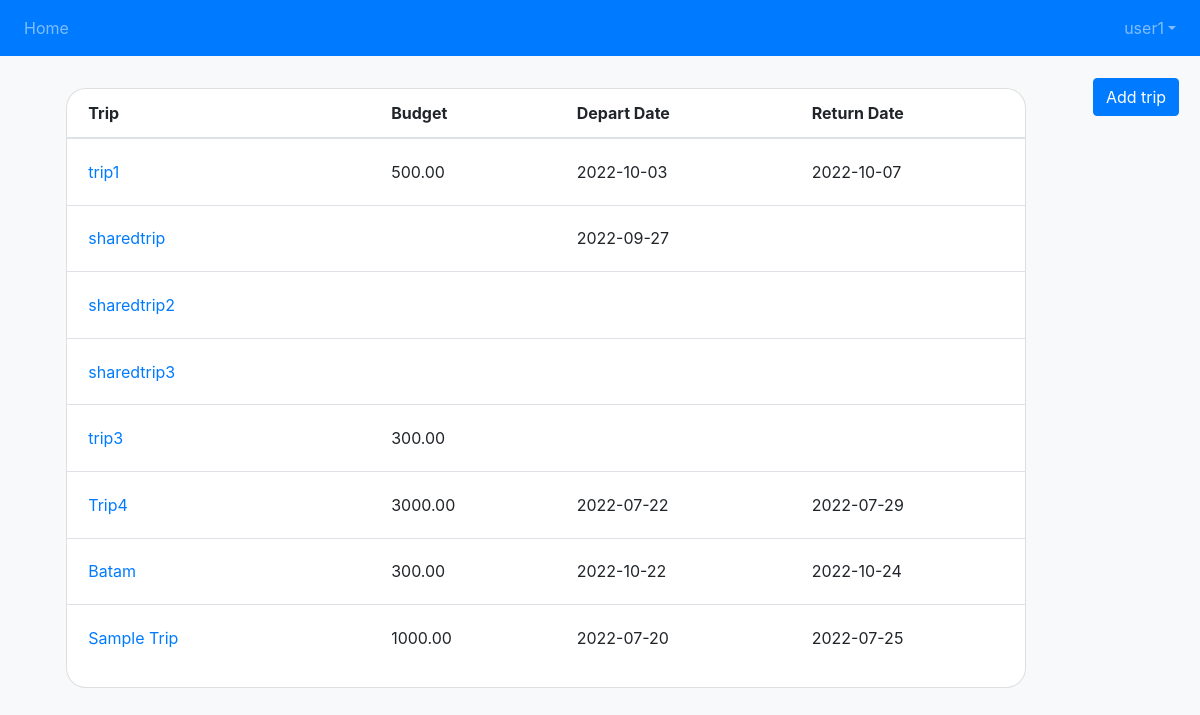
Page /trip (signed in) on the earlier database version.
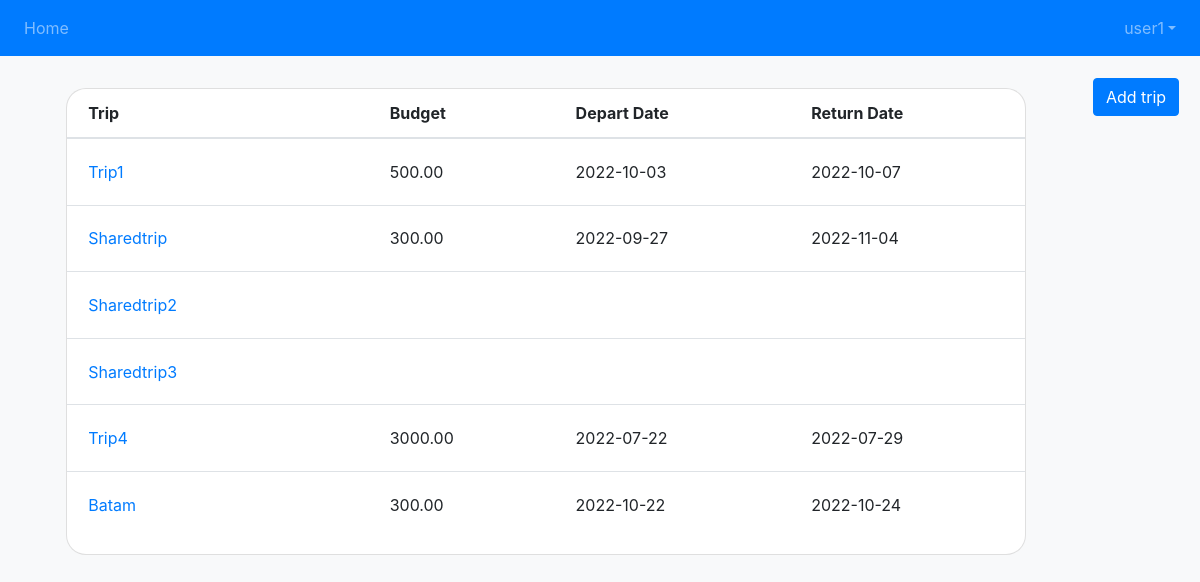
Same page on the later database version.
### tracker/models.py (models this page shows, shortened)
class Trip(models.Model):
    title = models.CharField(
            max_length=200,
            validators=[MinLengthValidator(2, "Title must be greater than 2 characters")]
    )
    budget = models.DecimalField(max_digits=100, decimal_places=2, null=True, blank=True)
    depart_date = models.DateField(null=True, blank=True)
    return_date = models.DateField(null=True, blank=True)
    groups = models.ManyToManyField(settings.AUTH_USER_MODEL, through='Group', related_name='trip_group')

### tracker/views.py (the view, shortened to what this page needs)
# urls.py: path('trip', views.TripListView.as_view(), name='trip_list'),
class TripListView(LoginRequiredMixin, ListView):
    template_name = 'tracker/trip_list.html'
    def get(self, request):
        trip_list = list()
        form = CreateTripForm()
        if request.user.is_authenticated:
            try:
                trip_list = Trip.objects.filter(groups__in=[request.user.id]) #Get all the trips thtat user has access to
            except:
                pass #If user has no trip, then pass in an empty list
        ctx = {'trip_list' : trip_list, 'form' : form}
        return render(request, self.template_name, ctx)

### tracker/templates/tracker/trip_list.html (shortened to what this page needs)
{% extends "base.html" %}
{% load static %}
{% block main_content %}
<div class="col py-3">
{% include "modal.html" %}
{% if trip_list %}
<div class="main-body card">
  <table class="table">
    <thead>
      <tr>
        <th scope="col">Trip</th>
        <th scope="col">Budget</th>
        <th scope="col">Depart Date</th>
        <th scope="col">Return Date</th>
      </tr>
    </thead>
    <tbody>
        {% for trip in trip_list %}
        <tr class="record">
            <td><a href="{% url 'tracker:trip_detail' trip.id %}"> {{trip.title}} </td>
            <td>{{trip.budget | default_if_none:""}}</td>
            <td>{{trip.depart_date | default_if_none:"" | date:"Y-m-d"}}</td>
            <td>{{trip.return_date | default_if_none:"" | date:"Y-m-d"}}</td>
        </tr>
      {% endfor %}
    </tbody>
  </table>
</div>
{% endif %}
{% endblock %}

### tracker/templates/base.html (shortened to what this page needs)
<!DOCTYPE html>
<html>
<head>
{% load static %}
<link rel="stylesheet" href="https://cdn.jsdelivr.net/npm/bootstrap@4.6.2/dist/css/bootstrap.min.css">
<link rel="stylesheet" href="https://cdnjs.cloudflare.com/ajax/libs/font-awesome/5.13.1/css/all.min.css" />
<link rel="stylesheet" href="{% static 'styles.css' %}">
</head>
<body>
<nav class="navbar navbar-expand-md navbar-dark bg-primary fixed-top">
    <div class="collapse navbar-collapse" id="navbarNavDropdown">
        <ul class="navbar-nav">
            <li class="nav-item">
                <a class="nav-link" href="{% url 'tracker:trip_list' %}">Home</a>
            </li>
        </ul>
    </div>
    <div class="navbar-collapse collapse w-100 order-3 dual-collapse2">
        <ul class="navbar-nav ml-auto">
            <li class="nav-item dropdown">
                <a class="nav-link dropdown-toggle" href="#" role="button" data-toggle="dropdown" aria-expanded="false">{{user.username}}</a>
            </li>
        </ul>
    </div>
</nav>
{% block main_content %}{% endblock %}
</body>
</html>

### tracker/templates/modal.html (shortened to what this page needs)
{% load crispy_forms_tags %}
<button type="button" class="btn btn-primary" id="addModal" data-toggle="modal" data-target="#addData">
</button>
</div>

### tracker/templates/delete_modal.html (shortened to what this page needs)
{% load crispy_forms_tags %}

### tracker/static/styles.css (style rules this page uses)
body { padding-top: 56px; background-color: #f8f9fa!important }
@media (min-width: 576px) { .main-body { width: 80%; margin: auto; } }
th { border-top: none !important; padding-left:20.8px !important; }
.card { border-radius: 20px; }
.table td { padding: 1.3rem; }
#addModal { float: right; }

### tracker/templates/tracker/trip_list.html (style rules this page uses)
#addModal { margin-right : 0.5%; margin-top : 0.5%; }

Differences in the rows shown:
removed Trip: title "trip3", budget "300.00"
removed Trip: title "Sample Trip", budget "1000.00", depart_date "2022-07-20", return_date "2022-07-25"
changed Trip: title "trip1" → "Trip1"
changed Trip: title "sharedtrip" → "Sharedtrip"; budget (not shown) → "300.00"; return_date (not shown) → "2022-11-04"
changed Trip: title "sharedtrip2" → "Sharedtrip2"
changed Trip: title "sharedtrip3" → "Sharedtrip3"
